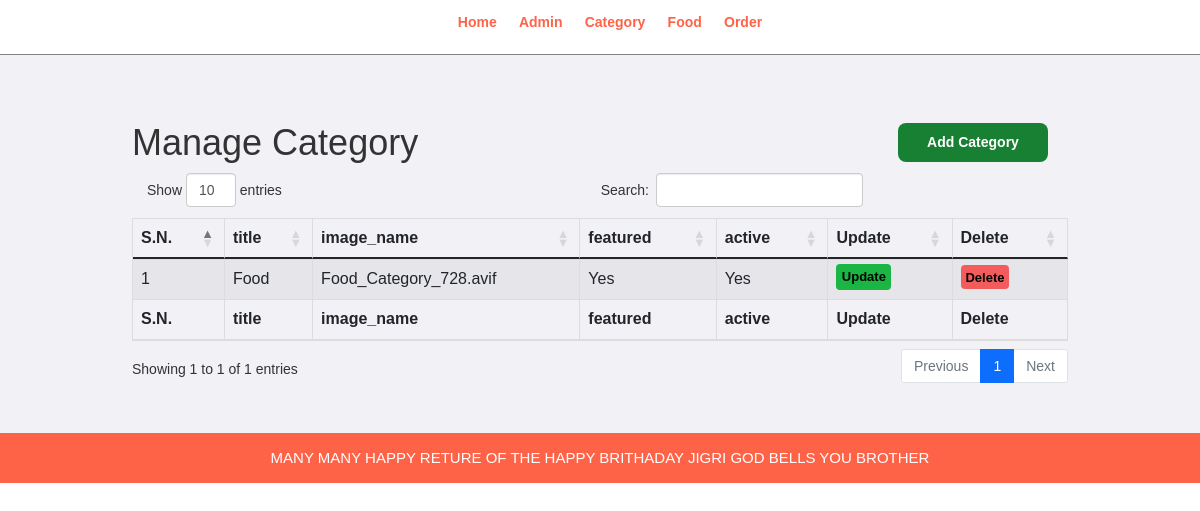
The app's page /studio/admin/manage-category.php with its own data.
### tables this page shows
CREATE TABLE `tbl_category` (
  `id` int(255) NOT NULL,
  `title` varchar(255) NOT NULL,
  `image_name` varchar(255) NOT NULL,
  `featured` varchar(255) NOT NULL,
  `active` varchar(255) NOT NULL
);

### studio/admin/manage-category.php (the view, shortened to what this page needs)
<?php include('partials/menu.php'); ?>
    <div class="main-Contect">
        <div class="wrapper">
                    <a href="add-category.php" class="btn-primary">Add Category</a>
                    <h1>Manage Category</h1>
                    <table id="example" class="table table-striped table-bordered" style="width:100%">
                        <thead>
                                <th>S.N.</th>
                                <th>title</th>
                                <th>image_name</th>
                                <th>featured</th>
                                <th>active</th>
                                <th>Update</th>
                                <th>Delete</th>
                        </thead>
                        <?php
                             $sql="SELECT * FROM tbl_category";
                             $fetchdata = mysqli_query($conn,$sql);
                             if($fetchdata==true){
                                $numofrow = mysqli_num_rows($fetchdata);
                                if($numofrow>0){
                                        while($rows=mysqli_fetch_assoc($fetchdata)){
                                                $id = $rows['id'];
                                                $title = $rows['title'];
                                                $image_name = $rows['image_name'];
                                                $featured = $rows['featured'];
                                                $active = $rows['active'];
                                        ?>
                                        <tr>
                                                <td><?php echo $id;?></td>
                                                <td><?php echo $title; ?></td>
                                                <td><?php echo $image_name; ?></td>
                                                <td><?php echo $featured; ?></td>
                                                <td><?php echo $active; ?></td>
                                                <td>
                                                <a href="<?php ?>update-category.php?id=<?php echo $id; ?>" class="btn-secondary">Update</a>
                                                </td>
                                                <td>
                                                <a href="<?php ?>delete-category.php?id=<?php echo $id; ?>&image_name=<?php echo $image_name;?>" class="btn-danger">Delete</a>
                                                </td>
                                        </tr>
                                        <?php
                                        }
                                }
                             }
                             else{
                             }
                        ?>
        <tfoot>
                <tr>
                        <th>S.N.</th>
                        <th>title</th>
                        <th>image_name</th>
                        <th>featured</th>
                        <th>active</th>
                        <th>Update</th>
                        <th>Delete</th>
                </tr>
        </tfoot>
                </table>
            </div>
        </div>
<?php include('partials/footer.php'); ?>

### studio/css/admin.css (style rules this page uses)
* { margin: 0; padding: 0; font-family: Arial, Helvetica, sans-serif; }
.wrapper { padding: 1%; width: 80%; margin: 0 auto; }
table tr th { border-bottom: 1px solid black; padding: 1%; }
table tr td { padding: 2%; }
.btn-primary { text-align: center; width: 150px; background-color: #178033; padding: 1%; margin: 20px; color: white; text-decoration: none; font-weight: bold; float: right; border-radius: 8px; }
.btn-secondary { text-align: center; background-color: #1ab543; padding: 5%; color: black; text-decoration: none; font-weight: bold; border-radius: 4px; font-size: small; }
.btn-danger { text-align: center; background-color: #f25c5c; padding: 5%; color: black; text-decoration: none; font-weight: bold; border-radius: 4px; font-size: small; }
.main-contect { background-color: #f1f1f6; padding: 3% 0; }

### records on screen
tbl_category: id "1", title "Food", image_name "Food_Category_728.avif", featured "Yes", active "Yes"
